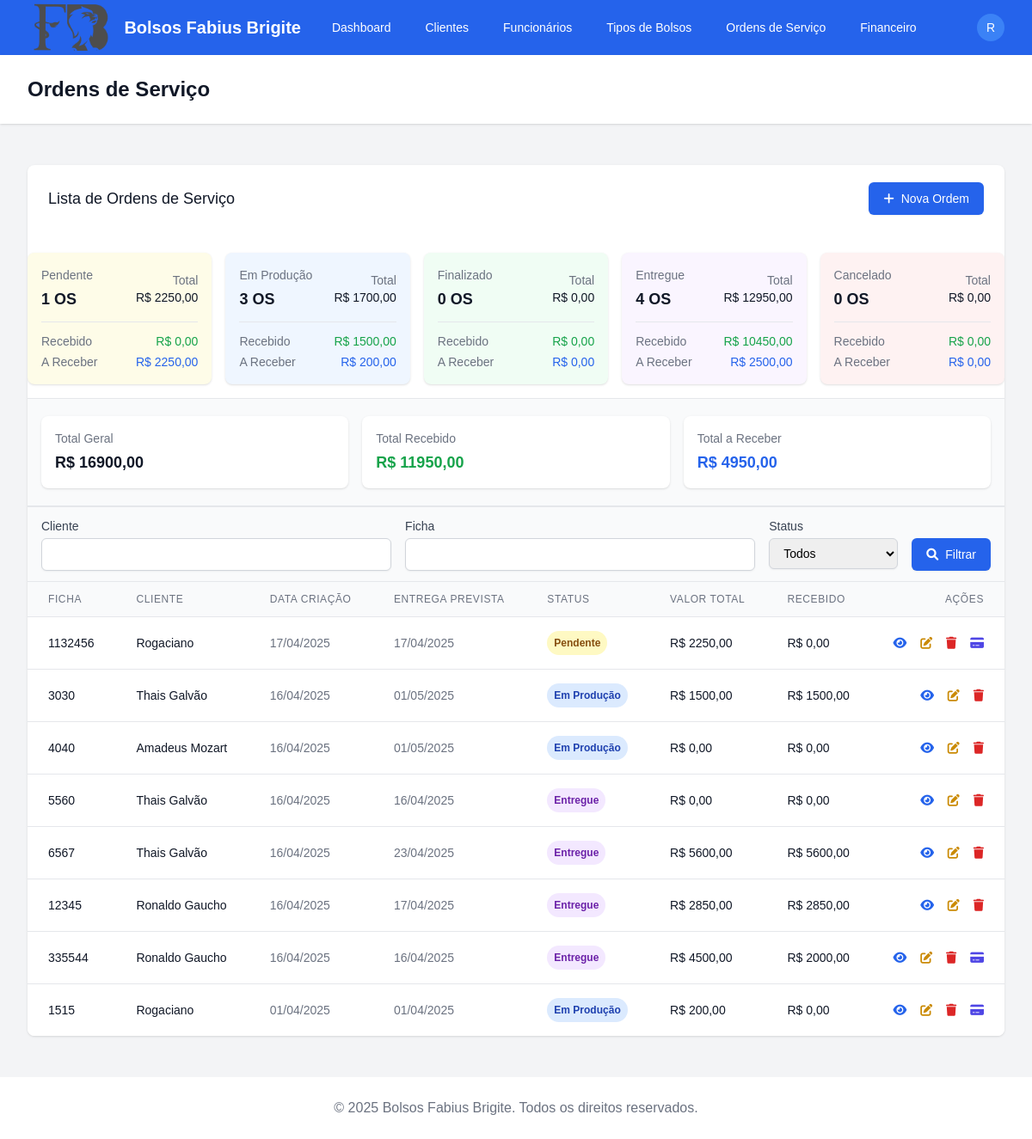
Page /ordens/ (signed in) on the earlier database version.
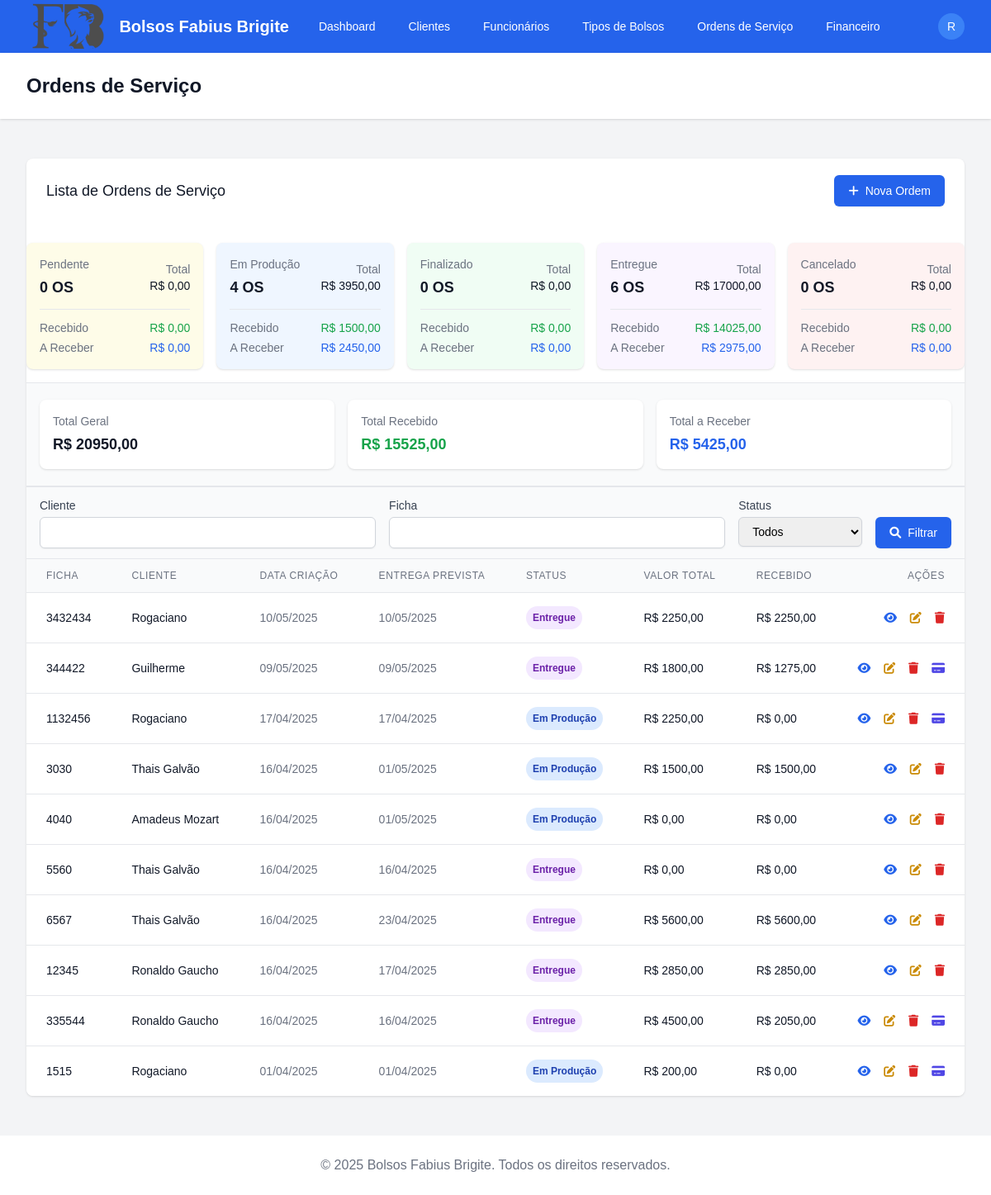
Same page on the later database version.
### apps/ordens_servico/models.py (models this page shows, shortened)
class OrdemServico(models.Model):
    STATUS_CHOICES = [
        ('pendente', 'Pendente'),
        ('em_producao', 'Em Produção'),
        ('finalizado', 'Finalizado'),
        ('entregue', 'Entregue'),
        ('cancelado', 'Cancelado'),
    ]
    PAGAMENTO_CHOICES = [
        ('dinheiro', 'Dinheiro'),
        ('pix', 'PIX'),
        ('cartao', 'Cartão'),
        ('boleto', 'Boleto'),
        ('transferencia', 'Transferência'),
    ]
    cliente = models.ForeignKey('clientes.Cliente', on_delete=models.PROTECT)
    ficha = models.CharField(max_length=20, unique=True)
    data_criacao = models.DateField(auto_now_add=True)
    data_entrega_prevista = models.DateField()
    status = models.CharField(max_length=20, choices=STATUS_CHOICES, default='pendente')
    observacoes = models.TextField(blank=True) # adicionar quantidade de linhas 3
    valor_total = models.DecimalField(max_digits=10, decimal_places=2)
    forma_pagamento = models.CharField(max_length=20, choices=PAGAMENTO_CHOICES, null=True, blank=True)
    pago = models.BooleanField(default=False)
    data_pagamento = models.DateField(null=True, blank=True)
    @property
    def valor_recebido(self):
        total = self.transacoes.aggregate(total=Sum('valor'))['total']
        return total or 0
    class Meta:
        verbose_name = 'Ordem de Serviço'
        verbose_name_plural = 'Ordens de Serviço'
        ordering = ['-data_criacao']

### apps/clientes/models.py (models this page shows, shortened)
class Cliente(models.Model):
    nome = models.CharField(max_length=100)
    telefone = models.CharField(max_length=20)
    endereco = models.TextField()
    contato = models.CharField(max_length=100)
    email = models.EmailField(blank=True, null=True)
    data_cadastro = models.DateField(auto_now_add=True)
    class Meta:
        verbose_name = 'Cliente'
        verbose_name_plural = 'Clientes'
        ordering = ['nome']

### apps/ordens_servico/views.py (the view)
# urls.py: path('', views.OrdemServicoListView.as_view(), name='list'),
class OrdemServicoListView(LoginRequiredMixin, ListView):
    model = OrdemServico
    template_name = 'ordens_servico/ordemservico_list.html'
    context_object_name = 'ordens'
    def get_queryset(self):
        queryset = super().get_queryset()
        status = self.request.GET.get('status')
        if status:
            queryset = queryset.filter(status=status)
        cliente = self.request.GET.get('cliente')
        if cliente:
            queryset = queryset.filter(cliente__nome__icontains=cliente)
        ficha = self.request.GET.get('ficha')
        if ficha:
            queryset = queryset.filter(ficha__icontains=ficha)
        return queryset
    def get_context_data(self, **kwargs):
        context = super().get_context_data(**kwargs)
        context['status_choices'] = OrdemServico.STATUS_CHOICES
        all_orders = self.model.objects.all()
        status_summary = []
        total_geral = Decimal('0.00')
        total_recebido_geral = Decimal('0.00')
        total_a_receber_geral = Decimal('0.00')
        for key, display in self.model.STATUS_CHOICES:
            qs = all_orders.filter(status=key)
            total = qs.aggregate(total=Sum('valor_total'))['total'] or Decimal('0.00')
            recebido = Decimal('0.00')
            a_receber = Decimal('0.00')
            if self.request.user.has_perm('financeiro.view_transacao'):
                recebido = Transacao.objects.filter(
                    ordem_servico__in=qs,
                    tipo='receita',
                    categoria='ordem_servico'
                ).aggregate(total=Sum('valor'))['total'] or Decimal('0.00')
                a_receber = total - recebido
                total_recebido_geral += recebido
                total_a_receber_geral += a_receber
            total_geral += total
            count = qs.count()
            status_summary.append({
                'key': key,
                'display': display,
                'count': count,
                'total': total,
                'recebido': recebido,
                'a_receber': a_receber
            })
        context['status_summary'] = status_summary
        context['total_geral'] = total_geral
        context['has_financial_permission'] = self.request.user.has_perm('financeiro.view_transacao')
        if self.request.user.has_perm('financeiro.view_transacao'):
            context['total_recebido_geral'] = total_recebido_geral
            context['total_a_receber_geral'] = total_a_receber_geral
        return context

### templates/ordens_servico/ordemservico_list.html (shortened to what the changed rows need)
{% extends 'base.html' %}
{% block header %}Ordens de Serviço{% endblock %}
{% block content %}
<div class="bg-white shadow overflow-hidden sm:rounded-lg">
  <div class="px-4 py-5 sm:px-6 flex justify-between items-center">
    <h2 class="text-lg leading-6 font-medium text-gray-900">Lista de Ordens de Serviço</h2>
  </div>
  <div class="mt-6 grid grid-cols-1 sm:grid-cols-2 lg:grid-cols-5 gap-4">
    {% for s in status_summary %}
      <a href="?status={{ s.key }}"
         class="{% if s.key == 'pendente' %}bg-yellow-50 hover:bg-yellow-100{% elif s.key == 'em_producao' %}bg-blue-50 hover:bg-blue-100{% elif s.key == 'finalizado' %}bg-green-50 hover:bg-green-100{% elif s.key == 'entregue' %}bg-purple-50 hover:bg-purple-100{% elif s.key == 'cancelado' %}bg-red-50 hover:bg-red-100{% else %}bg-white hover:bg-gray-50{% endif %} p-4 rounded-lg shadow">
        <div class="flex justify-between items-center">
          <div>
            <p class="text-sm font-medium text-gray-500">{{ s.display }}</p>
            <p class="mt-1 text-lg font-semibold text-gray-900">{{ s.count }} OS</p>
          </div>
          <div class="text-right">
            <p class="text-sm font-medium text-gray-500">Total</p>
            <p class="text-sm font-medium text-gray-900">R$ {{ s.total|floatformat:2 }}</p>
          </div>
        </div>
        <div class="mt-3 pt-3 border-t border-gray-200">
          <div class="flex justify-between items-center">
            <p class="text-sm font-medium text-gray-500">Recebido</p>
            <p class="text-sm font-medium text-green-600">R$ {{ s.recebido|floatformat:2 }}</p>
          </div>
          <div class="flex justify-between items-center mt-1">
            <p class="text-sm font-medium text-gray-500">A Receber</p>
            <p class="text-sm font-medium text-blue-600 font-bold">R$ {{ s.a_receber|floatformat:2 }}</p>
          </div>
        </div>
      </a>
    {% endfor %}
  </div>
  <div class="mt-4 px-4 py-5 bg-gray-50 border-t border-b border-gray-200">
    <div class="grid grid-cols-1 md:grid-cols-3 gap-4">
      <div class="bg-white p-4 rounded-lg shadow">
        <p class="text-sm font-medium text-gray-500">Total Geral</p>
        <p class="mt-1 text-lg font-semibold text-gray-900">R$ {{ total_geral|floatformat:2 }}</p>
      </div>
      <div class="bg-white p-4 rounded-lg shadow">
        <p class="text-sm font-medium text-gray-500">Total Recebido</p>
        <p class="mt-1 text-lg font-semibold text-green-600">R$ {{ total_recebido_geral|floatformat:2 }}</p>
      </div>
      <div class="bg-white p-4 rounded-lg shadow">
        <p class="text-sm font-medium text-gray-500">Total a Receber</p>
        <p class="mt-1 text-lg font-semibold text-blue-600">R$ {{ total_a_receber_geral|floatformat:2 }}</p>
      </div>
    </div>
  </div>
  <div class="hidden md:block overflow-x-auto">
    <table class="min-w-full divide-y divide-gray-200">
      <thead class="bg-gray-50">
        <tr>
          <th scope="col" class="px-6 py-3 text-left text-xs font-medium text-gray-500 uppercase tracking-wider">Ficha</th>
          <th scope="col" class="px-6 py-3 text-left text-xs font-medium text-gray-500 uppercase tracking-wider">Cliente</th>
          <th scope="col" class="px-6 py-3 text-left text-xs font-medium text-gray-500 uppercase tracking-wider">Data Criação</th>
          <th scope="col" class="px-6 py-3 text-left text-xs font-medium text-gray-500 uppercase tracking-wider">Entrega Prevista</th>
          <th scope="col" class="px-6 py-3 text-left text-xs font-medium text-gray-500 uppercase tracking-wider">Status</th>
          <th scope="col" class="px-6 py-3 text-left text-xs font-medium text-gray-500 uppercase tracking-wider">Valor Total</th>
          <th scope="col" class="px-6 py-3 text-left text-xs font-medium text-gray-500 uppercase tracking-wider">Recebido</th>
          <th scope="col" class="px-6 py-3 text-right text-xs font-medium text-gray-500 uppercase tracking-wider">Ações</th>
        </tr>
      </thead>
      <tbody class="bg-white divide-y divide-gray-200">
        {% for ordem in ordens %}
          <tr>
            <td class="px-6 py-4 whitespace-nowrap">
              <div class="text-sm font-medium text-gray-900">{{ ordem.ficha }}</div>
            </td>
            <td class="px-6 py-4 whitespace-nowrap">
              <div class="text-sm text-gray-900">{{ ordem.cliente.nome }}</div>
            </td>
            <td class="px-6 py-4 whitespace-nowrap">
              <div class="text-sm text-gray-500">{{ ordem.data_criacao|date:"d/m/Y" }}</div>
            </td>
            <td class="px-6 py-4 whitespace-nowrap">
              <div class="text-sm text-gray-500">{{ ordem.data_entrega_prevista|date:"d/m/Y" }}</div>
            </td>
            <td class="px-6 py-4 whitespace-nowrap">
              <span class="px-2 py-1 inline-flex text-xs leading-5 font-semibold rounded-full
                {% if ordem.status == 'pendente' %}bg-yellow-100 text-yellow-800
                {% elif ordem.status == 'em_producao' %}bg-blue-100 text-blue-800
                {% elif ordem.status == 'finalizado' %}bg-green-100 text-green-800
                {% elif ordem.status == 'entregue' %}bg-purple-100 text-purple-800
                {% elif ordem.status == 'cancelado' %}bg-red-100 text-red-800{% endif %}">
                {{ ordem.get_status_display }}
              </span>
            </td>
            <td class="px-6 py-4 whitespace-nowrap">
              <div class="text-sm text-gray-900">R$ {{ ordem.valor_total|floatformat:2 }}</div>
            </td>
            <td class="px-6 py-4 whitespace-nowrap">
              <div class="text-sm text-gray-900">R$ {{ ordem.valor_recebido|floatformat:2 }}</div>
            </td>
            <td class="px-6 py-4 whitespace-nowrap text-right text-sm font-medium">
              <a href="{% url 'ordens_servico:detail' ordem.id %}" class="text-blue-600 hover:text-blue-900 mr-3">
                <i class="fas fa-eye"></i>
              </a>
              <a href="{% url 'ordens_servico:edit' ordem.id %}" class="text-yellow-600 hover:text-yellow-900 mr-3">
                <i class="fas fa-edit"></i>
              </a>
              <a href="{% url 'ordens_servico:delete' ordem.id %}" class="text-red-600 hover:text-red-900">
                <i class="fas fa-trash"></i>
              </a>
              {% if ordem.valor_recebido < ordem.valor_total %}
                <a href="{% url 'financeiro:add' %}?ordem_servico={{ ordem.id }}" class="text-indigo-600 hover:text-indigo-900 ml-3">
                  <i class="fas fa-credit-card"></i>
                </a>
              {% endif %}
            </td>
          </tr>
        {% empty %}
          <tr>
            <td colspan="8" class="px-6 py-4 text-center text-sm text-gray-500">
              Nenhuma ordem de serviço encontrada.
            </td>
          </tr>
        {% endfor %}
      </tbody>
    </table>
  </div>
</div>
{% endblock %}

Differences in the rows shown:
added OrdemServico: ficha "3432434", cliente.nome "Rogaciano", data_criacao "10/05/2025", data_entrega_prevista "10/05/2025", status "Entregue", valor_total "2250,00", valor_recebido "2250,00"
added OrdemServico: ficha "344422", cliente.nome "Guilherme", data_criacao "09/05/2025", data_entrega_prevista "09/05/2025", status "Entregue", valor_total "1800,00", valor_recebido "1275,00"
changed OrdemServico (number 3 of 10 on the later page): status "Pendente" → "Em Produção"
changed OrdemServico (number 9 of 10 on the later page): valor_recebido "2000,00" → "2050,00"
Other differences:
{{ total_geral|floatformat:2 }}: "16900,00" → "20950,00"
{{ total_recebido_geral|floatformat:2 }}: "11950,00" → "15525,00"
{{ total_a_receber_geral|floatformat:2 }}: "4950,00" → "5425,00"
new list line: "Pendente 0 OS Total R$ 0,00 Recebido R$ 0,00 A Receber R$ 0,00"
new list line: "Em Produção 4 OS Total R$ 3950,00 Recebido R$ 1500,00 A Receber R$ 2450,00"
new list line: "Entregue 6 OS Total R$ 17000,00 Recebido R$ 14025,00 A Receber R$ 2975,00"
list line gone: "Pendente 1 OS Total R$ 2250,00 Recebido R$ 0,00 A Receber R$ 2250,00"
list line gone: "Em Produção 3 OS Total R$ 1700,00 Recebido R$ 1500,00 A Receber R$ 200,00"
list line gone: "Entregue 4 OS Total R$ 12950,00 Recebido R$ 10450,00 A Receber R$ 2500,00"
